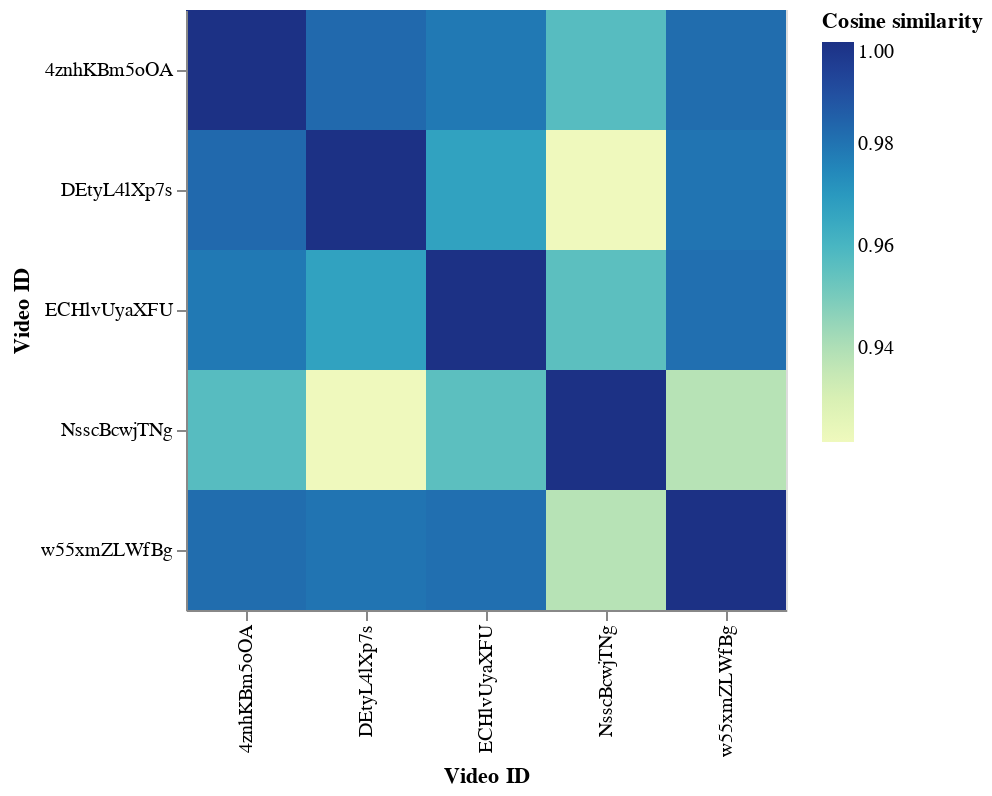

Notebook code for this chart:
### Code cell
glove = api.load("glove-wiki-gigaword-50")
similarity_df = pd.read_json("../../data/similarity_data.json").fillna("")
all_comments = [" ".join(lst) for lst in  similarity_df.T.values.tolist()]
perm1, perm2 = [], []
similarities = []
id1, id2 = [], []

for p1, p2 in product(all_comments, all_comments):
    perm1.append(p1); perm2.append(p2)
    similarities.append(glove.n_similarity(p1.split(), p2.split()))

for (vid1, vid2) in product(similarity_df.columns, similarity_df.columns):
    id1.append(vid1); id2.append(vid2)

similarities_df = pd.DataFrame(list(zip(perm1, perm2, id1, id2, similarities)), 
                               columns=["p1", "p2", "vid1", "vid2", "Cosine similarity"])

base = alt.Chart(similarities_df).mark_rect().encode(
    x=alt.X('vid1:O',
            title="Video ID"),
    y=alt.Y('vid2:O',
            title="Video ID"),
    color='Cosine similarity:Q',
).properties(
    height=300,
    width=300
)

base
